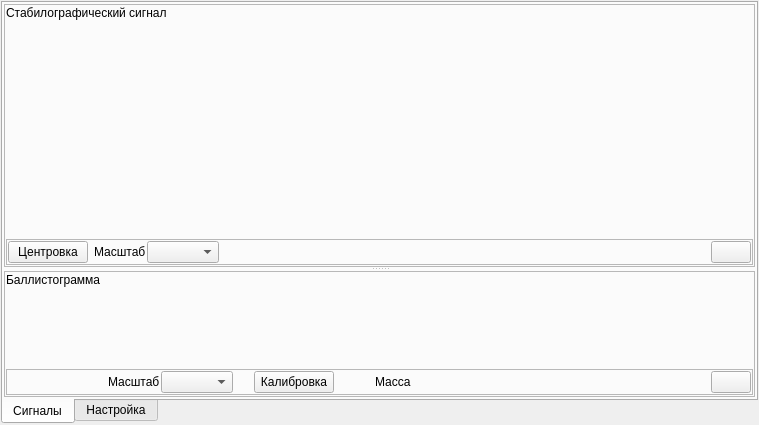
<?xml version="1.0" encoding="UTF-8"?>
<ui version="4.0">
 <class>StabilogramWidget</class>
 <widget class="QWidget" name="StabilogramWidget">
  <property name="geometry">
   <rect>
    <x>0</x>
    <y>0</y>
    <width>759</width>
    <height>425</height>
   </rect>
  </property>
  <property name="windowTitle">
   <string>Form</string>
  </property>
  <layout class="QVBoxLayout" name="verticalLayout">
   <property name="leftMargin">
    <number>1</number>
   </property>
   <property name="topMargin">
    <number>1</number>
   </property>
   <property name="rightMargin">
    <number>1</number>
   </property>
   <property name="bottomMargin">
    <number>1</number>
   </property>
   <item>
    <widget class="QTabWidget" name="tabWindows">
     <property name="tabPosition">
      <enum>QTabWidget::South</enum>
     </property>
     <property name="currentIndex">
      <number>0</number>
     </property>
     <widget class="QWidget" name="tabSignals">
      <attribute name="title">
       <string>Сигналы</string>
      </attribute>
      <layout class="QVBoxLayout" name="verticalLayout_2">
       <property name="leftMargin">
        <number>1</number>
       </property>
       <property name="topMargin">
        <number>1</number>
       </property>
       <property name="rightMargin">
        <number>1</number>
       </property>
       <property name="bottomMargin">
        <number>1</number>
       </property>
       <item>
        <widget class="QSplitter" name="splitter">
         <property name="orientation">
          <enum>Qt::Vertical</enum>
         </property>
         <widget class="QFrame" name="frStab">
          <property name="sizePolicy">
           <sizepolicy hsizetype="Preferred" vsizetype="Preferred">
            <horstretch>0</horstretch>
            <verstretch>2</verstretch>
           </sizepolicy>
          </property>
          <property name="frameShape">
           <enum>QFrame::StyledPanel</enum>
          </property>
          <property name="frameShadow">
           <enum>QFrame::Raised</enum>
          </property>
          <layout class="QVBoxLayout" name="verticalLayout_3">
           <property name="spacing">
            <number>2</number>
           </property>
           <property name="leftMargin">
            <number>1</number>
           </property>
           <property name="topMargin">
            <number>1</number>
           </property>
           <property name="rightMargin">
            <number>1</number>
           </property>
           <property name="bottomMargin">
            <number>1</number>
           </property>
           <item>
            <widget class="QLabel" name="lblStabTitle">
             <property name="sizePolicy">
              <sizepolicy hsizetype="Preferred" vsizetype="Fixed">
               <horstretch>0</horstretch>
               <verstretch>0</verstretch>
              </sizepolicy>
             </property>
             <property name="text">
              <string>Стабилографический сигнал</string>
             </property>
            </widget>
           </item>
           <item>
            <widget class="Oscilloscope" name="wgtStabOscill" native="true"/>
           </item>
           <item>
            <widget class="QFrame" name="frStabToolbar">
             <property name="sizePolicy">
              <sizepolicy hsizetype="Preferred" vsizetype="Fixed">
               <horstretch>0</horstretch>
               <verstretch>0</verstretch>
              </sizepolicy>
             </property>
             <property name="frameShape">
              <enum>QFrame::StyledPanel</enum>
             </property>
             <property name="frameShadow">
              <enum>QFrame::Raised</enum>
             </property>
             <layout class="QHBoxLayout" name="horizontalLayout">
              <property name="spacing">
               <number>1</number>
              </property>
              <property name="leftMargin">
               <number>1</number>
              </property>
              <property name="topMargin">
               <number>1</number>
              </property>
              <property name="rightMargin">
               <number>1</number>
              </property>
              <property name="bottomMargin">
               <number>1</number>
              </property>
              <item>
               <widget class="QPushButton" name="btnStabZeroing">
                <property name="text">
                 <string>Центровка</string>
                </property>
                <property name="icon">
                 <iconset resource="../../../kernel.qrc">
                  <normaloff>:/images/Zeroing.png</normaloff>:/images/Zeroing.png</iconset>
                </property>
                <property name="iconSize">
                 <size>
                  <width>22</width>
                  <height>22</height>
                 </size>
                </property>
               </widget>
              </item>
              <item>
               <spacer name="horizontalSpacer_2">
                <property name="orientation">
                 <enum>Qt::Horizontal</enum>
                </property>
                <property name="sizeType">
                 <enum>QSizePolicy::Fixed</enum>
                </property>
                <property name="sizeHint" stdset="0">
                 <size>
                  <width>5</width>
                  <height>20</height>
                 </size>
                </property>
               </spacer>
              </item>
              <item>
               <widget class="QLabel" name="lblStabScale">
                <property name="text">
                 <string>Масштаб</string>
                </property>
               </widget>
              </item>
              <item>
               <widget class="QComboBox" name="cbStabScale"/>
              </item>
              <item>
               <spacer name="horizontalSpacer">
                <property name="orientation">
                 <enum>Qt::Horizontal</enum>
                </property>
                <property name="sizeHint" stdset="0">
                 <size>
                  <width>40</width>
                  <height>20</height>
                 </size>
                </property>
               </spacer>
              </item>
              <item>
               <widget class="QPushButton" name="btnStabRecord">
                <property name="text">
                 <string/>
                </property>
                <property name="icon">
                 <iconset resource="../../../kernel.qrc">
                  <normaloff>:/images/SaveOK.png</normaloff>:/images/SaveOK.png</iconset>
                </property>
                <property name="iconSize">
                 <size>
                  <width>22</width>
                  <height>22</height>
                 </size>
                </property>
                <property name="checkable">
                 <bool>true</bool>
                </property>
                <property name="checked">
                 <bool>false</bool>
                </property>
                <property name="flat">
                 <bool>false</bool>
                </property>
               </widget>
              </item>
             </layout>
            </widget>
           </item>
          </layout>
         </widget>
         <widget class="QFrame" name="frZ">
          <property name="sizePolicy">
           <sizepolicy hsizetype="Preferred" vsizetype="Preferred">
            <horstretch>0</horstretch>
            <verstretch>1</verstretch>
           </sizepolicy>
          </property>
          <property name="frameShape">
           <enum>QFrame::StyledPanel</enum>
          </property>
          <property name="frameShadow">
           <enum>QFrame::Raised</enum>
          </property>
          <layout class="QVBoxLayout" name="verticalLayout_4">
           <property name="spacing">
            <number>1</number>
           </property>
           <property name="leftMargin">
            <number>1</number>
           </property>
           <property name="topMargin">
            <number>1</number>
           </property>
           <property name="rightMargin">
            <number>1</number>
           </property>
           <property name="bottomMargin">
            <number>1</number>
           </property>
           <item>
            <widget class="QLabel" name="lblZTitle">
             <property name="sizePolicy">
              <sizepolicy hsizetype="Preferred" vsizetype="Fixed">
               <horstretch>0</horstretch>
               <verstretch>0</verstretch>
              </sizepolicy>
             </property>
             <property name="text">
              <string>Баллистограмма</string>
             </property>
            </widget>
           </item>
           <item>
            <widget class="Oscilloscope" name="wgtZOscill" native="true"/>
           </item>
           <item>
            <widget class="QFrame" name="frZToolbar">
             <property name="sizePolicy">
              <sizepolicy hsizetype="Preferred" vsizetype="Fixed">
               <horstretch>0</horstretch>
               <verstretch>0</verstretch>
              </sizepolicy>
             </property>
             <property name="frameShape">
              <enum>QFrame::StyledPanel</enum>
             </property>
             <property name="frameShadow">
              <enum>QFrame::Raised</enum>
             </property>
             <layout class="QHBoxLayout" name="horizontalLayout_2">
              <property name="spacing">
               <number>1</number>
              </property>
              <property name="leftMargin">
               <number>1</number>
              </property>
              <property name="topMargin">
               <number>1</number>
              </property>
              <property name="rightMargin">
               <number>1</number>
              </property>
              <property name="bottomMargin">
               <number>1</number>
              </property>
              <item>
               <spacer name="horizontalSpacer_4">
                <property name="orientation">
                 <enum>Qt::Horizontal</enum>
                </property>
                <property name="sizeType">
                 <enum>QSizePolicy::Fixed</enum>
                </property>
                <property name="sizeHint" stdset="0">
                 <size>
                  <width>100</width>
                  <height>0</height>
                 </size>
                </property>
               </spacer>
              </item>
              <item>
               <widget class="QLabel" name="lblZScale">
                <property name="text">
                 <string>Масштаб</string>
                </property>
               </widget>
              </item>
              <item>
               <widget class="QComboBox" name="cbZScale"/>
              </item>
              <item>
               <spacer name="horizontalSpacer_6">
                <property name="orientation">
                 <enum>Qt::Horizontal</enum>
                </property>
                <property name="sizeType">
                 <enum>QSizePolicy::Fixed</enum>
                </property>
                <property name="sizeHint" stdset="0">
                 <size>
                  <width>20</width>
                  <height>20</height>
                 </size>
                </property>
               </spacer>
              </item>
              <item>
               <widget class="QPushButton" name="btnZCalibrate">
                <property name="text">
                 <string>Калибровка</string>
                </property>
               </widget>
              </item>
              <item>
               <spacer name="horizontalSpacer_5">
                <property name="orientation">
                 <enum>Qt::Horizontal</enum>
                </property>
                <property name="sizeType">
                 <enum>QSizePolicy::Fixed</enum>
                </property>
                <property name="sizeHint" stdset="0">
                 <size>
                  <width>40</width>
                  <height>0</height>
                 </size>
                </property>
               </spacer>
              </item>
              <item>
               <widget class="QLabel" name="lblMassa">
                <property name="text">
                 <string>Масса</string>
                </property>
               </widget>
              </item>
              <item>
               <spacer name="horizontalSpacer_3">
                <property name="orientation">
                 <enum>Qt::Horizontal</enum>
                </property>
                <property name="sizeHint" stdset="0">
                 <size>
                  <width>40</width>
                  <height>20</height>
                 </size>
                </property>
               </spacer>
              </item>
              <item>
               <widget class="QPushButton" name="btnZRecord">
                <property name="text">
                 <string/>
                </property>
                <property name="icon">
                 <iconset resource="../../../kernel.qrc">
                  <normaloff>:/images/SaveOK.png</normaloff>:/images/SaveOK.png</iconset>
                </property>
                <property name="iconSize">
                 <size>
                  <width>22</width>
                  <height>22</height>
                 </size>
                </property>
               </widget>
              </item>
             </layout>
            </widget>
           </item>
          </layout>
         </widget>
        </widget>
       </item>
      </layout>
     </widget>
     <widget class="QWidget" name="tabSettings">
      <attribute name="title">
       <string>Настройка</string>
      </attribute>
     </widget>
    </widget>
   </item>
  </layout>
 </widget>
 <customwidgets>
  <customwidget>
   <class>Oscilloscope</class>
   <extends>QWidget</extends>
   <header location="global">oscilloscope.h</header>
   <container>1</container>
  </customwidget>
 </customwidgets>
 <resources>
  <include location="../../../kernel.qrc"/>
 </resources>
 <connections/>
</ui>
